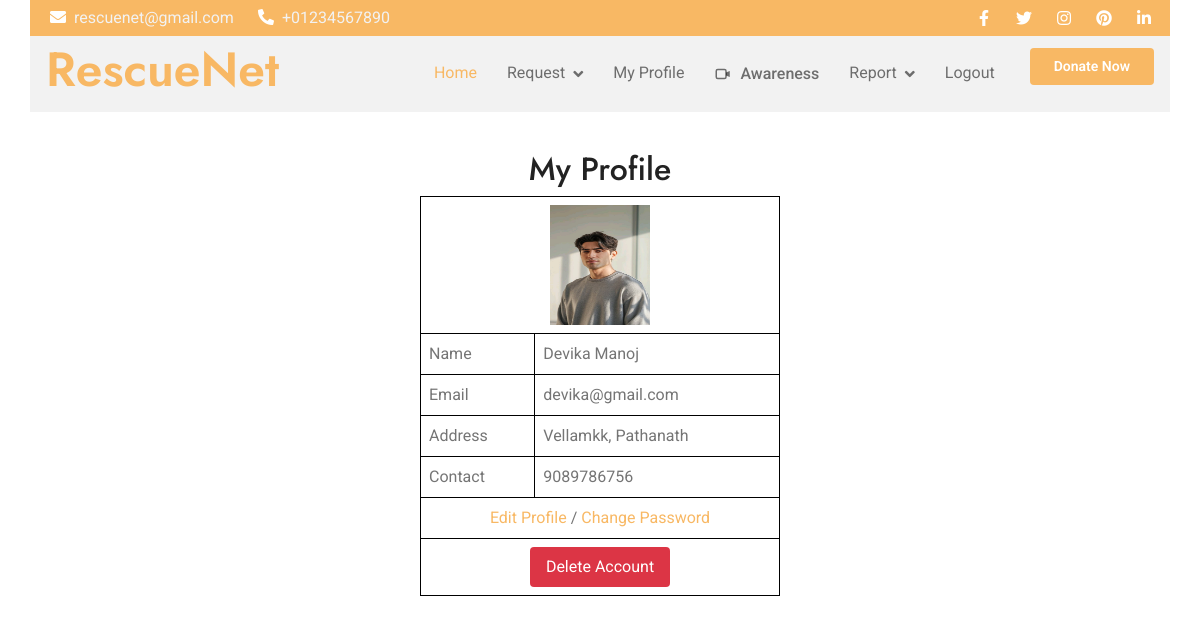
Screenshot of /User/MyProfile/ (signed in) with the database file from the repository.
### Guest/models.py (models this page shows)
class tbl_user(models.Model):
    user_name=models.CharField(max_length=50)
    user_email=models.CharField(max_length=50)
    user_contact=models.CharField(max_length=50)
    user_address=models.CharField(max_length=100)
    user_password=models.CharField(max_length=50)
    user_photo=models.FileField(upload_to="Assets/UserDocs/")
    place=models.ForeignKey(tbl_place,on_delete=models.CASCADE)
    user_status=models.IntegerField(default=0)

### User/views.py (the view)
# urls.py: path("MyProfile/",views.MyProfile,name="MyProfile"),
def MyProfile(request):
    if "uid" not in request.session:
        return redirect("Guest:Login")
    userdata=tbl_user.objects.get(id=request.session["uid"])
    return render(request,'User/MyProfile.html',{"userdata":userdata})

### User/Templates/User/MyProfile.html (shortened to what this page needs)
{% extends 'User/Header.html' %}
{% block content %}
<!DOCTYPE html>
<html lang="en">
<head>
</head>
<body>
<form action="" method="post">
    <h2 style="text-align: center;">My Profile</h2>
    <table align="center">
        <tr>
            <td colspan="2" align="center">
                <img src="{{ userdata.user_photo.url }}" width="100" height="120" alt="user">
            </td>
        </tr>
        <tr>
            <td>Name</td>
            <td>{{ userdata.user_name }}</td>
        </tr>
        <tr>
            <td>Email</td>
            <td>{{ userdata.user_email }}</td>
        </tr>
        <tr>
            <td>Address</td>
            <td>{{ userdata.user_address }}</td>
        </tr>
        <tr>
            <td>Contact</td>
            <td>{{ userdata.user_contact }}</td>
        </tr>
        <tr>
            <td colspan="2" align="center">
                <a href="{% url 'User:EditProfile' %}">Edit Profile</a> /
                <a href="{% url 'User:ChangePassword' %}">Change Password</a>
            </td>
        </tr>
        <tr>
            <td colspan="2" align="center" class="delete-btn-container">
                <a onclick="openDeleteModal()" class="delete-link">Delete Account</a>
            </td>
        </tr>
    </table>
</form>
</body>
</html>
{% endblock %}

### User/Templates/User/MyProfile.html (style rules this page uses)
table { border-collapse: collapse; width: 30%; }
td, th { border: 1px solid black; padding: 8px; }
.delete-btn-container { margin-top: 20px; text-align: center; }
.delete-link { background-color: #dc3545; color: white; padding: 8px 16px; border-radius: 4px; cursor: pointer; text-decoration: none; display: inline-block; }

### rows the page displays
tbl_user: user_photo (picture), user_name "Devika Manoj", user_email "devika@gmail.com", user_address "Vellamkk, Pathanath", user_contact "9089786756"
